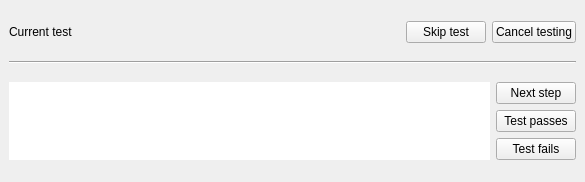
<?xml version="1.0" encoding="UTF-8"?>
<ui version="4.0">
 <class>TesterWidget</class>
 <widget class="QDockWidget" name="TesterWidget">
  <property name="geometry">
   <rect>
    <x>0</x>
    <y>0</y>
    <width>585</width>
    <height>182</height>
   </rect>
  </property>
  <property name="windowTitle">
   <string>Tester plugin</string>
  </property>
  <widget class="QWidget" name="dockWidgetContents">
   <layout class="QVBoxLayout" name="verticalLayout">
    <item>
     <layout class="QHBoxLayout" name="horizontalLayout_2">
      <item>
       <widget class="QLabel" name="labelCurrentTest">
        <property name="sizePolicy">
         <sizepolicy hsizetype="MinimumExpanding" vsizetype="Preferred">
          <horstretch>0</horstretch>
          <verstretch>0</verstretch>
         </sizepolicy>
        </property>
        <property name="text">
         <string>Current test</string>
        </property>
        <property name="wordWrap">
         <bool>true</bool>
        </property>
       </widget>
      </item>
      <item>
       <spacer name="horizontalSpacer">
        <property name="orientation">
         <enum>Qt::Horizontal</enum>
        </property>
        <property name="sizeType">
         <enum>QSizePolicy::Preferred</enum>
        </property>
        <property name="sizeHint" stdset="0">
         <size>
          <width>40</width>
          <height>20</height>
         </size>
        </property>
       </spacer>
      </item>
      <item>
       <widget class="QPushButton" name="btnSkip">
        <property name="text">
         <string>Skip test</string>
        </property>
       </widget>
      </item>
      <item>
       <widget class="QPushButton" name="btnCancel">
        <property name="text">
         <string>Cancel testing</string>
        </property>
       </widget>
      </item>
     </layout>
    </item>
    <item>
     <widget class="Line" name="line">
      <property name="orientation">
       <enum>Qt::Horizontal</enum>
      </property>
     </widget>
    </item>
    <item>
     <layout class="QGridLayout" name="gridLayout">
      <item row="2" column="1">
       <widget class="QPushButton" name="btnTestFailed">
        <property name="text">
         <string>Test fails</string>
        </property>
       </widget>
      </item>
      <item row="0" column="0" rowspan="3">
       <widget class="QTextBrowser" name="webView">
        <property name="frameShape">
         <enum>QFrame::NoFrame</enum>
        </property>
       </widget>
      </item>
      <item row="1" column="1">
       <widget class="QPushButton" name="btnTestOk">
        <property name="text">
         <string>Test passes</string>
        </property>
       </widget>
      </item>
      <item row="0" column="1">
       <widget class="QPushButton" name="btnNextStep">
        <property name="text">
         <string>Next step</string>
        </property>
       </widget>
      </item>
     </layout>
    </item>
   </layout>
  </widget>
 </widget>
 <resources/>
 <connections/>
</ui>
